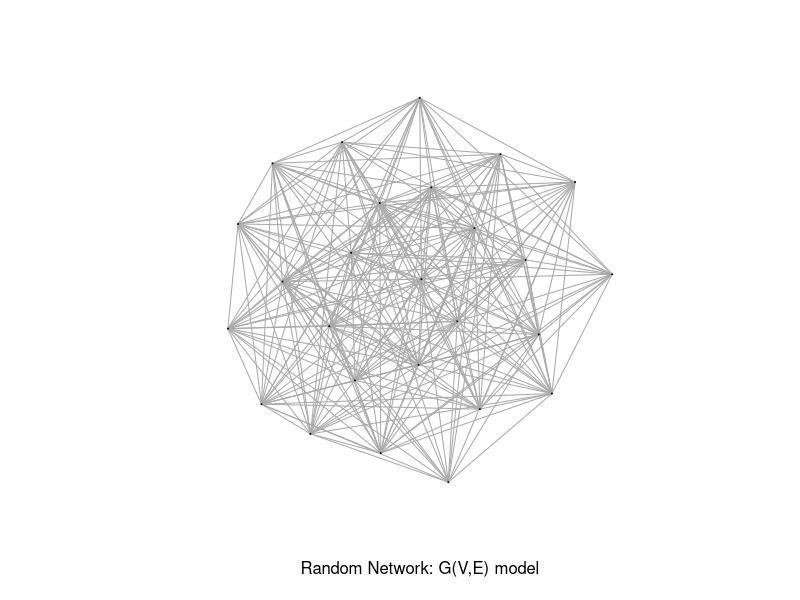
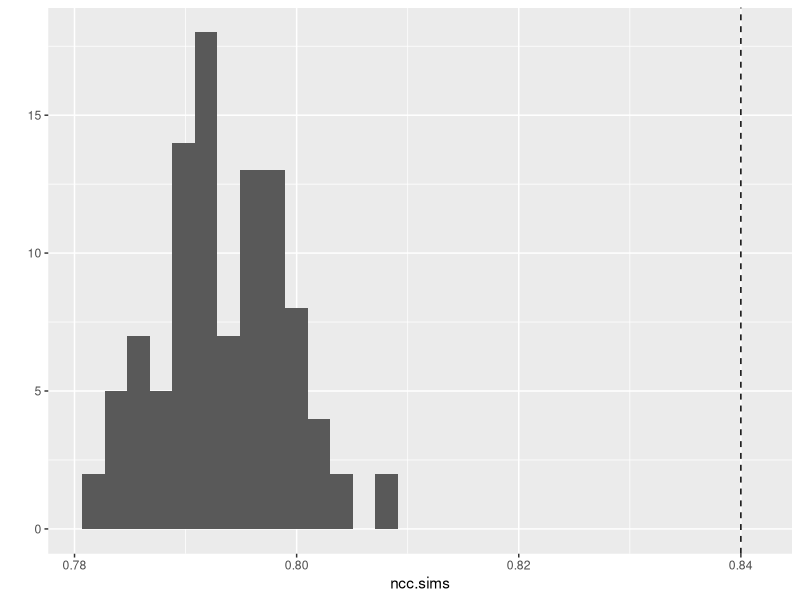

The R script that drew these images, in order: (Note: this script raises an error after producing the figures.)
## ---- chunk 1
knitr::opts_chunk$set(echo = TRUE)
library(ggplot2)
library(igraph)
## ---- chunk 2
# node clustering coefficient: 0.84
# for Plot 1
V <- 26
E <- 258

gr <- erdos.renyi.game(V, E, type = "gnm")
# graph "order" and "size"
gorder(gr); gsize(gr)
plot(gr, vertex.label= NA, edge.arrow.size=0.02,vertex.size = 0.5, xlab = "Random Network: G(V,E) model")
## ---- chunk 3
mean(transitivity(gr, type = "local"))
## ---- chunk 4
ncc.sims <- replicate(100, { 
  gr <- erdos.renyi.game(V, E, type = "gnm")
  mean(transitivity(gr, type = "local"))
  } )
qplot(x=ncc.sims, geom="histogram") + 
  geom_vline(xintercept = 0.84, linetype=2)
## ---- chunk 5
# betweenness centrality
bc <- betweenness(gr, v = V(gr), directed = TRUE, weights = NULL,
  nobigint = TRUE, normalized = FALSE)
bcbar <- mean(bc)

# node clustering coefficients (per node)
ncc <- transitivity(gr, type = "local")
# mean node clustering coefficient
mean(ncc) # cf 0.84

# degrees of each node
d <- degree(gr)
# mean degree
mean(d) # cf 18

qplot(d, ncc, geom="jitter")
## ---- chunk 6
# vertices
V <- c(26, 13, 31, 27, 27, 41)
# egdes
E <- c(258, 66, 283, 254, 177, 434)
# proportion of trees colonized
pV <- c(.846, .5, .875, .846, .778, .889)
# mean node degree
mean.deg <- c(18, 695, 17.15, 17.52, 12.21, 20.19)
# mean node clustering coef.
mean.ncc <- c(.84, .63, .84, .85, .83, .8)
plot <- 1:6
df <- data.frame(plot=plot, V=V, E=E, pV=pV, mean.deg=mean.deg, mean.ncc=mean.ncc)
df
## ---- chunk 7
exp.out <- 2.1
## ---- chunk 8
# Site 1 random graph and propoerties of "trees"
ncc1 <- apply(df[1:3,2:3], 1, function(ve){
  gsf <- sample_fitness_pl(ve[1], ve[2], exponent.out= exp.out,
                           exponent.in = -1, loops = FALSE,
                           multiple = FALSE, 
                           finite.size.correction = TRUE)
  ncc <- transitivity(gsf, type = "local")
  deg <- igraph::degree(gsf)
  m <- matrix(c(ncc, deg, site=rep(2, length(deg))), ncol=3)
  m
 })

# Site 2 random graph and propoerties of "trees"
ncc2 <- apply(df[4:6,2:3], 1, function(ve){
  gsf <- sample_fitness_pl(ve[1], ve[2], exponent.out= exp.out,
                           exponent.in = -1, loops = FALSE,
                           multiple = FALSE, 
                           finite.size.correction = TRUE)
  ncc <- transitivity(gsf, type = "local")
  deg <- igraph::degree(gsf)
  m <- matrix(c(ncc, deg, site=rep(2, length(deg))), ncol=3)
  m
 })

# bind together plots within each site
site1 <- do.call(rbind, ncc1)
site2 <- do.call(rbind, ncc2)

# bind together both sites and label columns
df.sf <- rbind.data.frame(site1, site2)
names(df.sf) <- c("ncc", "deg", "site")

# plot the relation between node clustering coefficient
# and node degree
ggplot(dff2, aes(d, ncc, colour=site) ) + geom_point() 
